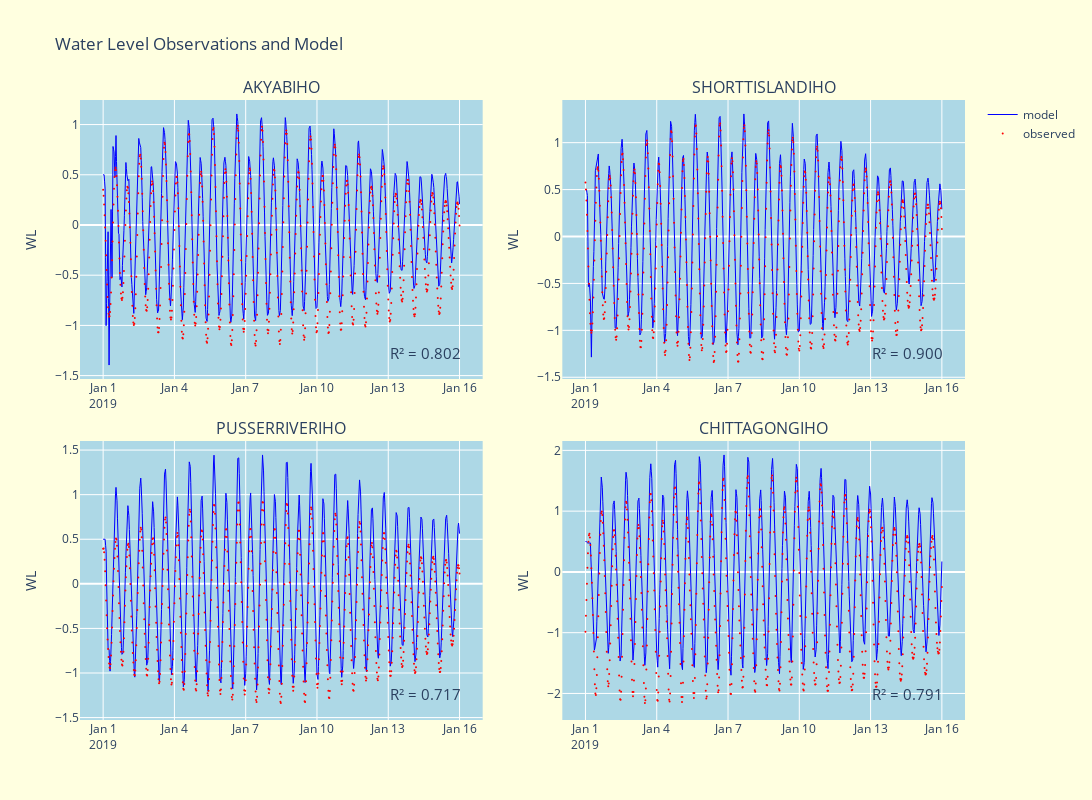

Notebook code cell kept with this figure:
### Code cell
import plotly.graph_objects as go
from plotly.subplots import make_subplots
from sklearn.metrics import r2_score

def plot(obs_station_name, model_interpolated, obs_interpolated):
    fig = make_subplots(rows=2, cols=2, subplot_titles=obs_station_name, 
                        vertical_spacing=0.1, horizontal_spacing=0.09,
                        # column_widths=[0.9, 0.9]
                        )

    for i, name in enumerate(obs_station_name):
        row = i // 2 + 1
        col = i % 2 + 1

        model = model_interpolated[name]
        obs = obs_interpolated[name]

        # Calculate R-squared value
        r2 = r2_score(obs.dropna(), model.dropna())

        fig.add_trace(
            go.Scatter(x=model.index, y=model, name="model", line=dict(color='blue', width=1), showlegend=(i==0)),
            row=row, col=col
        )
        fig.add_trace(
            go.Scatter(x=obs.index, y=obs, name="observed", mode='markers', marker=dict(color='red', size=2), showlegend=(i==0)),
            row=row, col=col
        )

        fig.update_yaxes(title_text="WL", row=row, col=col)

        # Add R-squared value as text annotation
        fig.add_annotation(
            xref="x domain", yref="y domain",
            x=0.95, y=0.05,
            text=f"R² = {r2:.3f}",
            showarrow=False,
            font=dict(size=15),
            align="right",
            row=row, col=col
        )

    fig.update_layout(height=800, width=1600, title_text="Water Level Observations and Model",
                      plot_bgcolor='lightblue',
                      paper_bgcolor='lightyellow',
                      xaxis=dict(gridcolor='white'),
                      yaxis=dict(gridcolor='white'))
    fig.update_xaxes(gridcolor='white')
    fig.update_yaxes(gridcolor='white')
    fig.show()

plot(obs_station_name, model_interpolated, obs_interpolated)

### Figure 1 — Plotly figure (JSON) as saved in the notebook; plotly's stock layout.template omitted (floating-point values rounded to 4 significant figures; data arrays with more than 128 entries replaced by an {"elided": "..."} marker saying what was removed)
{"data": [{"line": {"color": "blue", "width": 1}, "name": "model", "showlegend": true, "type": "scatter", "x": {"elided": "721 str values"}, "xaxis": "x", "y": {"elided": "721 float values"}, "yaxis": "y"}, {"marker": {"color": "red", "size": 2}, "mode": "markers", "name": "observed", "showlegend": true, "type": "scatter", "x": {"elided": "721 str values"}, "xaxis": "x", "y": {"elided": "721 float values"}, "yaxis": "y"}, {"line": {"color": "blue", "width": 1}, "name": "model", "showlegend": false, "type": "scatter", "x": {"elided": "721 str values"}, "xaxis": "x2", "y": {"elided": "721 float values"}, "yaxis": "y2"}, {"marker": {"color": "red", "size": 2}, "mode": "markers", "name": "observed", "showlegend": false, "type": "scatter", "x": {"elided": "721 str values"}, "xaxis": "x2", "y": {"elided": "721 float values"}, "yaxis": "y2"}, {"line": {"color": "blue", "width": 1}, "name": "model", "showlegend": false, "type": "scatter", "x": {"elided": "721 str values"}, "xaxis": "x3", "y": {"elided": "721 float values"}, "yaxis": "y3"}, {"marker": {"color": "red", "size": 2}, "mode": "markers", "name": "observed", "showlegend": false, "type": "scatter", "x": {"elided": "721 str values"}, "xaxis": "x3", "y": {"elided": "721 float values"}, "yaxis": "y3"}, {"line": {"color": "blue", "width": 1}, "name": "model", "showlegend": false, "type": "scatter", "x": {"elided": "721 str values"}, "xaxis": "x4", "y": {"elided": "721 float values"}, "yaxis": "y4"}, {"marker": {"color": "red", "size": 2}, "mode": "markers", "name": "observed", "showlegend": false, "type": "scatter", "x": {"elided": "721 str values"}, "xaxis": "x4", "y": {"elided": "721 float values"}, "yaxis": "y4"}], "layout": {"annotations": [{"font": {"size": 16}, "showarrow": false, "text": "AKYABIHO", "x": 0.2275, "xanchor": "center", "xref": "paper", "y": 1, "yanchor": "bottom", "yref": "paper"}, {"font": {"size": 16}, "showarrow": false, "text": "SHORTTISLANDIHO", "x": 0.7725, "xanchor": "center", "xref": "paper", "y": 1, "yanchor": "bottom", "yref": "paper"}, {"font": {"size": 16}, "showarrow": false, "text": "PUSSERRIVERIHO", "x": 0.2275, "xanchor": "center", "xref": "paper", "y": 0.45, "yanchor": "bottom", "yref": "paper"}, {"font": {"size": 16}, "showarrow": false, "text": "CHITTAGONGIHO", "x": 0.7725, "xanchor": "center", "xref": "paper", "y": 0.45, "yanchor": "bottom", "yref": "paper"}, {"align": "right", "font": {"size": 15}, "showarrow": false, "text": "R² = 0.802", "x": 0.95, "xref": "x domain", "y": 0.05, "yref": "y domain"}, {"align": "right", "font": {"size": 15}, "showarrow": false, "text": "R² = 0.900", "x": 0.95, "xref": "x2 domain", "y": 0.05, "yref": "y2 domain"}, {"align": "right", "font": {"size": 15}, "showarrow": false, "text": "R² = 0.717", "x": 0.95, "xref": "x3 domain", "y": 0.05, "yref": "y3 domain"}, {"align": "right", "font": {"size": 15}, "showarrow": false, "text": "R² = 0.791", "x": 0.95, "xref": "x4 domain", "y": 0.05, "yref": "y4 domain"}], "height": 800, "paper_bgcolor": "lightyellow", "plot_bgcolor": "lightblue", "title": {"text": "Water Level Observations and Model"}, "width": 1600, "xaxis": {"anchor": "y", "domain": [0, 0.455], "gridcolor": "white"}, "xaxis2": {"anchor": "y2", "domain": [0.545, 1], "gridcolor": "white"}, "xaxis3": {"anchor": "y3", "domain": [0, 0.455], "gridcolor": "white"}, "xaxis4": {"anchor": "y4", "domain": [0.545, 1], "gridcolor": "white"}, "yaxis": {"anchor": "x", "domain": [0.55, 1], "gridcolor": "white", "title": {"text": "WL"}}, "yaxis2": {"anchor": "x2", "domain": [0.55, 1], "gridcolor": "white", "title": {"text": "WL"}}, "yaxis3": {"anchor": "x3", "domain": [0, 0.45], "gridcolor": "white", "title": {"text": "WL"}}, "yaxis4": {"anchor": "x4", "domain": [0, 0.45], "gridcolor": "white", "title": {"text": "WL"}}}}
